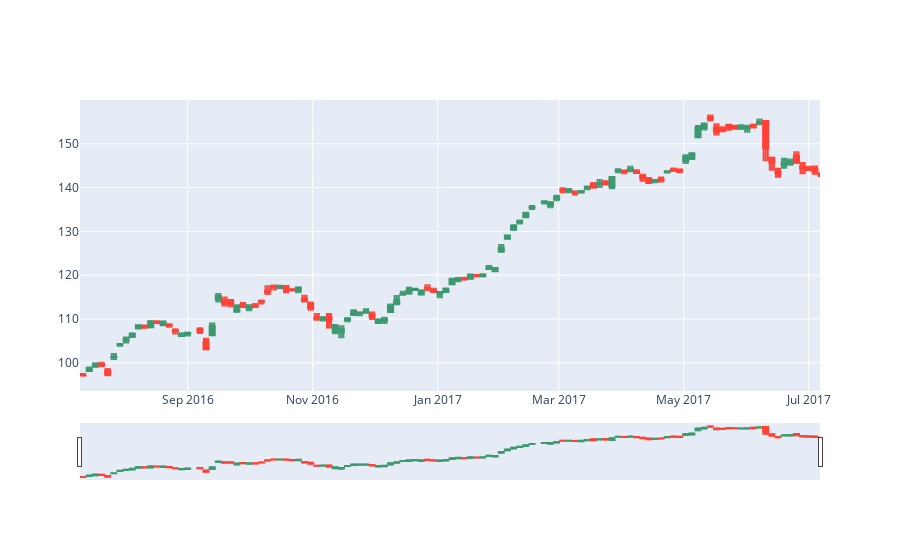

Write notebook code for a chart like this one.
### Code cell
# Candlestick chart of graphite
trace = go.Candlestick(x=graphite.index,
                open=graphite.Open,
                high=graphite.High,
                low=graphite.Low,
                close=graphite.Close)
data = [trace]
iplot(data, filename='simple_candlestick')

### Figure 1 — Plotly figure (JSON) as saved in the notebook; plotly's stock layout.template omitted (floating-point values rounded to 4 significant figures; data arrays with more than 128 entries replaced by an {"elided": "..."} marker saying what was removed)
{"data": [{"close": {"elided": "361 float values"}, "high": {"elided": "361 float values"}, "low": {"elided": "361 float values"}, "open": {"elided": "361 float values"}, "type": "candlestick", "x": {"elided": "361 str values"}}], "layout": {}}
